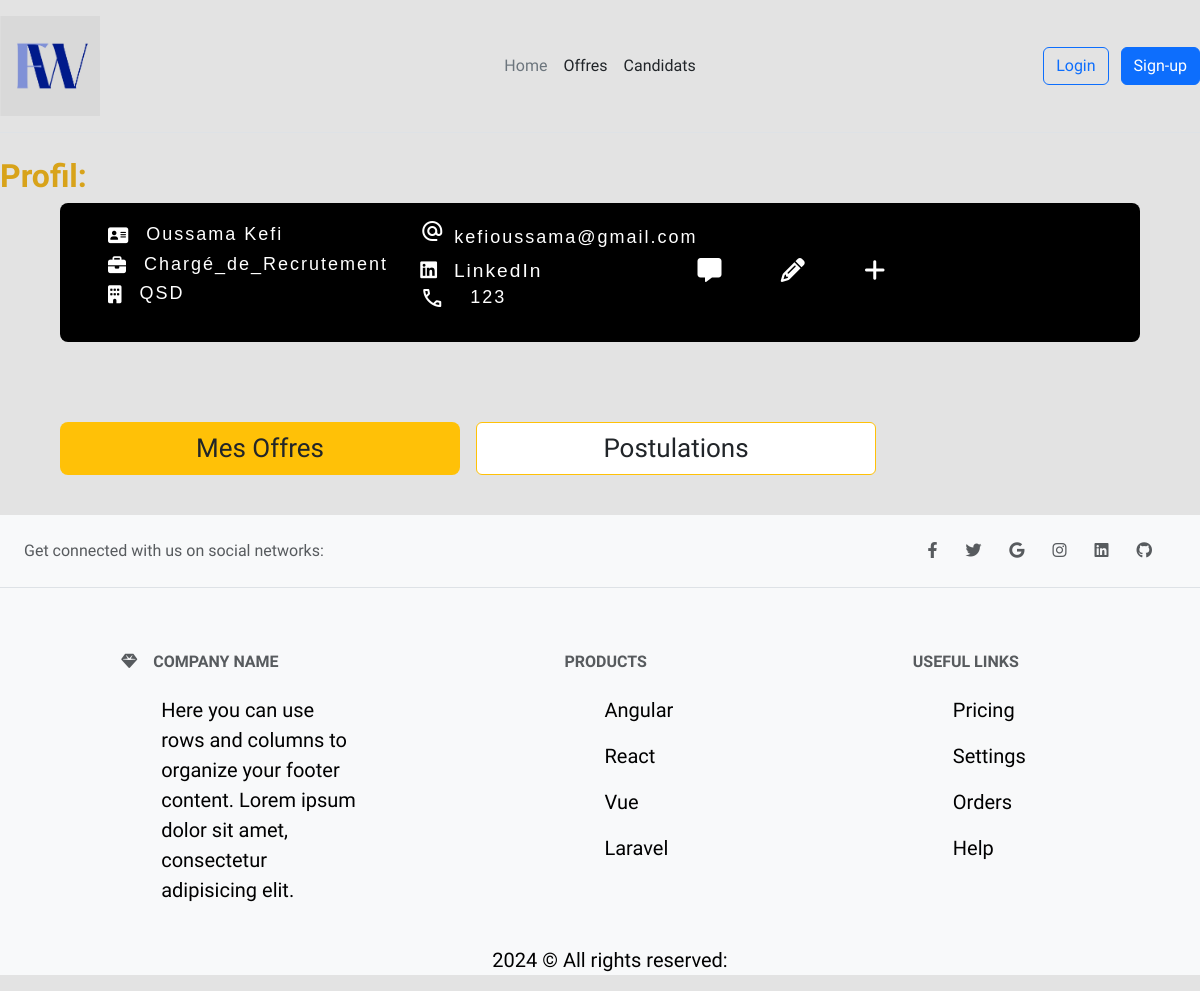
Page /profil_recruteur.php?id=22 on the committed database.
### tables this page shows
CREATE TABLE `recruteurs` (
  `Id_rec` int(11) NOT NULL,
  `Nom` varchar(30) NOT NULL,
  `Prenom` varchar(30) NOT NULL,
  `EmailRecruteur` text NOT NULL,
  `PasswordRecruteur` text NOT NULL,
  `Telephone` int(11) NOT NULL,
  `LinkedIn` text NOT NULL,
  `Ville` varchar(30) NOT NULL,
  `Societe` varchar(30) NOT NULL,
  `Poste` text NOT NULL
);

### includes/functions.inc.php (called while the page is built, shortened)
<?php
function fetchRecruteurById($cnx, $idrec) {
    $sql = "SELECT * FROM `recruteurs` WHERE `Id_rec` = '$idrec'";
    $sth = $cnx->query($sql);
    return $sth->fetch();
}

### profil_recruteur.php (the view, shortened to what this page needs)
<?php
include "link1.php";
include_once "includes/database_connect.inc.php";
include "includes/functions.inc.php";
?>
<?php
include "header.php";
$checkrec = "SELECT id_rec FROM recruteurs where id_rec = '{$_GET['id']}';";
$exec = $cnx->query($checkrec);
$id = $exec->fetch();
if(!isset($_SESSION["id_candidat"]) && !isset($_SESSION["id_admin"]) && !isset($_SESSION["user"])){
    if($id["id_rec"] == $_SESSION["id_recruteur"]){
        $idrec = $id["id_rec"];
        $self = true;
    }
    else if(isset($_GET['id'])){
    $idrec = $_GET['id'];
    }}
else {
    $idrec = $_GET['id'];
}
$result = fetchRecruteurById($cnx, $idrec);
?>
     <h1 id="title">Profil: </h1>
     <div class="rec">
        <div >
           <ul >
            <li> <h3 ><i class="fa-solid fa-address-card"></i><?php echo $result['Prenom']." ".$result['Nom'] ;?> </h3></li>
            <li><h3 ><i class="fa-solid fa-briefcase"></i><?php echo $result['Poste']; ?> </h3></li>
            <li><h3 ><i class="fa-solid fa-building"></i><?php echo $result['Societe']; ?> </h3></li>
        </div></ul>
        <div >
          <ul>
            <li><h3 ><a href="<?php echo $result['EmailRecruteur']; ?> " class="rec"><span class="material-symbols-outlined">
                </span><?php echo $result['EmailRecruteur']; ?> </a></h3></li>
                <li><a href="https://linkedin.com/anassnajam" class="rec"><i  style="margin-right: 15px;" class="fa-brands fa-linkedin"></i>LinkedIn</a></li>
            <li> <h3><span class="material-symbols-outlined">
                </span><?php echo $result['Telephone']; ?> </h3></li>
        </ul>
        </div>
        <div>
           <a href="contact.php"><i id="icon" style="margin-right: 50px;" class="fa-solid fa-message fa-2x"></i></a>
           <a href="inscriptionrecruteur.php"><i id="icon" style="margin-right: 50px;"  class="fa-solid fa-pencil fa-2x"></i></a>
           <a href="offre.php"><i id="icon" class="fa-solid fa-plus fa-2x"></i></a>
        </div>
    </div>
     <div class="recruteur">
        <div class="options">
            <div><button class="btn" id="btn_off" >Mes Offres</button></div>
            <div><button class="btn" id="btn_acc" >Postulations</button></div>
        </div>
     </div>
<?php
include "footer.php";
?>

### style1.css (style rules this page uses)
a { text-decoration: none; }
h3 { color:#516286; }
span { margin-right: 10px; }
.options { display: flex; justify-content: space-around; gap: 1rem; }
#btn_off { font-size: 26px; width: 400px; height: fit-content; background-color: #ffc107; border-radius: 8px; }
#btn_acc { font-size: 26px; width: 400px; height: fit-content; background-color: #45608b; background: white; border: 1px solid #ffc107; }
a.rec { color: #203454; }
#title { color: #D8A31A; font-size: xx-large; font-weight: 900; }
#icon { color: #ffffff; cursor: pointer; font-size: x-large; }
div.rec { letter-spacing: 2px;display: flex;align-items: center;margin-left: 60px;margin-right: 60px;margin-bottom: 80px;background-color: black;font-family: 'Raleway', sans-serif;font-size: larger;padding: 1rem;border-radius: 8px; }
a.rec { color: #ffffff; }
div.recruteur { position: relative; left: 5%; right: 5%; height: fit-content; width: fit-content; }
.rec ul { list-style: none; }
.rec li h3 { display: flex; flex-direction: row; gap: 1rem; align-items: center; color: white; font-size: large; }

### rows in the picture
recruteurs: Prenom "Oussama", Nom "Kefi", Poste "Chargé_de_Recrutement", Societe "QSD", EmailRecruteur "kefioussama@gmail.com", Telephone "123"
